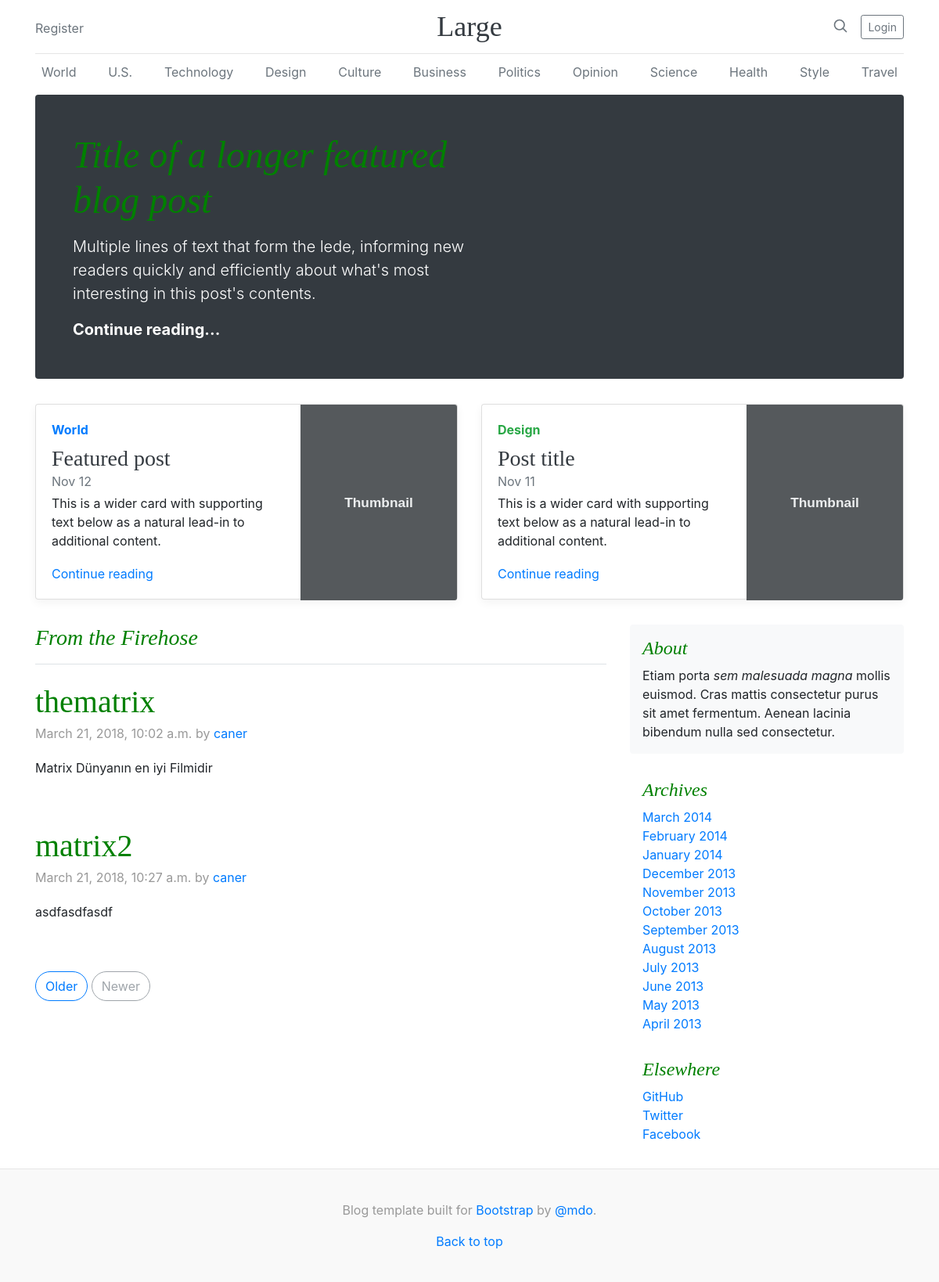
The page / on the database its author committed.
### blog/models.py (models this page shows, shortened)
class Blog(models.Model):
    title = models.CharField(max_length=255, null=True, blank=True, help_text="Bu alani bos birakabilirsiniz.")
    author = models.ForeignKey(AUTH_USER_MODEL)
    content = models.TextField()
    create_date = models.DateTimeField(auto_now_add=True)
    update_date = models.DateTimeField(auto_now_add=True)
    image = models.ImageField(upload_to='media/blogresimleri/%Y/%m/%d', default='media/blogresimleri/blog.jpg')
    slug = models.SlugField(max_length=80, null=True, help_text=u"Link, otomatik alinir. Degistirmeyiniz!")
    link = models.URLField(blank=True)
    video = models.FileField(upload_to='blogvideolari/%Y/%m/%d', blank=True)

### users/models.py (models this page shows)
class User(AbstractUser):
    adres = models.CharField(max_length=255, null=True, blank=True)
    tel = models.CharField(max_length=255, null=True, blank=True)
    bio = models.TextField()
    github = models.URLField()
    linkedin = models.URLField()
    resim = models.ImageField(upload_to='media/kullaniciresimleri/%Y/%m/%d', default='media/kullaniciresimleri/resim.png')

### blog/views.py (the view)
# urls.py: url(r'^$', views.index, name='index'),
def index(request):
    vals = Blog.objects.all()
    return render(request, 'index.html', locals())

### templates/index.html (shortened to what this page needs)
<!doctype html>
<html lang="en">
  <head>
    <link href="/static/dist/css/bootstrap.min.css" rel="stylesheet">
    <link href="/static/blog.css" rel="stylesheet">
  </head>
  <body>
    <div class="container">
      <header class="blog-header py-3">
        <div class="row flex-nowrap justify-content-between align-items-center">
          <div class="col-4 pt-1">
            <a class="text-muted" href="{% url 'register' %}">Register</a>
          </div>
          <div class="col-4 text-center">
            <a class="blog-header-logo text-dark" href="#">Large</a>
          </div>
          <div class="col-4 d-flex justify-content-end align-items-center">
            <a class="text-muted" href="#">
              <svg xmlns="http://www.w3.org/2000/svg" width="20" height="20" viewBox="0 0 24 24" fill="none" stroke="currentColor" stroke-width="2" stroke-linecap="round" stroke-linejoin="round" class="mx-3"><circle cx="10.5" cy="10.5" r="7.5"></circle><line x1="21" y1="21" x2="15.8" y2="15.8"></line></svg>
            </a>
            {%if user.is_authenticated %}
            Welcome {{ user.username }}!
            <a class="btn btn-sm btn-outline-secondary" href="{% url 'logout' %}">Logout</a>
            {% else %}
            <a class="btn btn-sm btn-outline-secondary" href="{% url 'login' %}">Login</a>
            {% endif %}
          </div>
        </div>
      </header>
      <div class="nav-scroller py-1 mb-2">
        <nav class="nav d-flex justify-content-between">
          <a class="p-2 text-muted" href="#">World</a>
          <a class="p-2 text-muted" href="#">U.S.</a>
          <a class="p-2 text-muted" href="#">Technology</a>
          <a class="p-2 text-muted" href="#">Design</a>
          <a class="p-2 text-muted" href="#">Culture</a>
          <a class="p-2 text-muted" href="#">Business</a>
          <a class="p-2 text-muted" href="#">Politics</a>
          <a class="p-2 text-muted" href="#">Opinion</a>
          <a class="p-2 text-muted" href="#">Science</a>
          <a class="p-2 text-muted" href="#">Health</a>
          <a class="p-2 text-muted" href="#">Style</a>
          <a class="p-2 text-muted" href="#">Travel</a>
        </nav>
      </div>
      <div class="jumbotron p-3 p-md-5 text-white rounded bg-dark">
        <div class="col-md-6 px-0">
          <h1 class="display-4 font-italic">Title of a longer featured blog post</h1>
          <p class="lead my-3">Multiple lines of text that form the lede, informing new readers quickly and efficiently about what's most interesting in this post's contents.</p>
          <p class="lead mb-0"><a href="#" class="text-white font-weight-bold">Continue reading...</a></p>
        </div>
      </div>
      <div class="row mb-2">
        <div class="col-md-6">
          <div class="card flex-md-row mb-4 box-shadow h-md-250">
            <div class="card-body d-flex flex-column align-items-start">
              <strong class="d-inline-block mb-2 text-primary">World</strong>
              <h3 class="mb-0">
                <a class="text-dark" href="#">Featured post</a>
              </h3>
              <div class="mb-1 text-muted">Nov 12</div>
              <p class="card-text mb-auto">This is a wider card with supporting text below as a natural lead-in to additional content.</p>
              <a href="#">Continue reading</a>
            </div>
            <img class="card-img-right flex-auto d-none d-md-block" data-src="holder.js/200x250?theme=thumb" alt="Card image cap">
          </div>
        </div>
        <div class="col-md-6">
          <div class="card flex-md-row mb-4 box-shadow h-md-250">
            <div class="card-body d-flex flex-column align-items-start">
              <strong class="d-inline-block mb-2 text-success">Design</strong>
              <h3 class="mb-0">
                <a class="text-dark" href="#">Post title</a>
              </h3>
              <div class="mb-1 text-muted">Nov 11</div>
              <p class="card-text mb-auto">This is a wider card with supporting text below as a natural lead-in to additional content.</p>
              <a href="#">Continue reading</a>
            </div>
            <img class="card-img-right flex-auto d-none d-md-block" data-src="holder.js/200x250?theme=thumb" alt="Card image cap">
          </div>
        </div>
      </div>
    </div>
    <main role="main" class="container">
      <div class="row">
        <div class="col-md-8 blog-main">
          <h3 class="pb-3 mb-4 font-italic border-bottom">
            From the Firehose
          </h3>
          {% for i in vals %}
          <div class="blog-post">
            <a href="{%url 'detail' i.slug%}">
              <h2 class="blog-post-title">
                {{i.title}}
              </h2>
            </a>
            <p class="blog-post-meta">{{i.create_date}} by <a href="#">{{i.author}}</a></p>
            <p>{{i.content}}</p>
          </div>
          {% endfor %}
          <nav class="blog-pagination">
            <a class="btn btn-outline-primary" href="#">Older</a>
            <a class="btn btn-outline-secondary disabled" href="#">Newer</a>
          </nav>
        </div>
        <aside class="col-md-4 blog-sidebar">
          <div class="p-3 mb-3 bg-light rounded">
            <h4 class="font-italic">About</h4>
            <p class="mb-0">Etiam porta <em>sem malesuada magna</em> mollis euismod. Cras mattis consectetur purus sit amet fermentum. Aenean lacinia bibendum nulla sed consectetur.</p>
          </div>
          <div class="p-3">
            <h4 class="font-italic">Archives</h4>
            <ol class="list-unstyled mb-0">
              <li><a href="#">March 2014</a></li>
              <li><a href="#">February 2014</a></li>
              <li><a href="#">January 2014</a></li>
              <li><a href="#">December 2013</a></li>
              <li><a href="#">November 2013</a></li>
              <li><a href="#">October 2013</a></li>
              <li><a href="#">September 2013</a></li>
              <li><a href="#">August 2013</a></li>
              <li><a href="#">July 2013</a></li>
              <li><a href="#">June 2013</a></li>
              <li><a href="#">May 2013</a></li>
              <li><a href="#">April 2013</a></li>
            </ol>
          </div>
          <div class="p-3">
            <h4 class="font-italic">Elsewhere</h4>
            <ol class="list-unstyled">
              <li><a href="#">GitHub</a></li>
              <li><a href="#">Twitter</a></li>
              <li><a href="#">Facebook</a></li>
            </ol>
          </div>
        </aside>
      </div>
    </main>
    <footer class="blog-footer">
      <p>Blog template built for <a href="https://getbootstrap.com/">Bootstrap</a> by <a href="https://twitter.com/mdo">@mdo</a>.</p>
      <p>
        <a href="#">Back to top</a>
      </p>
    </footer>
  </body>
</html>

### rows shown on the page
Blog: title "thematrix", create_date "March 21, 2018, 10:02 a.m.", author "caner", content "Matrix Dünyanın en iyi Filmidir"
Blog: title "matrix2", create_date "March 21, 2018, 10:27 a.m.", author "caner", content "asdfasdfasdf"
